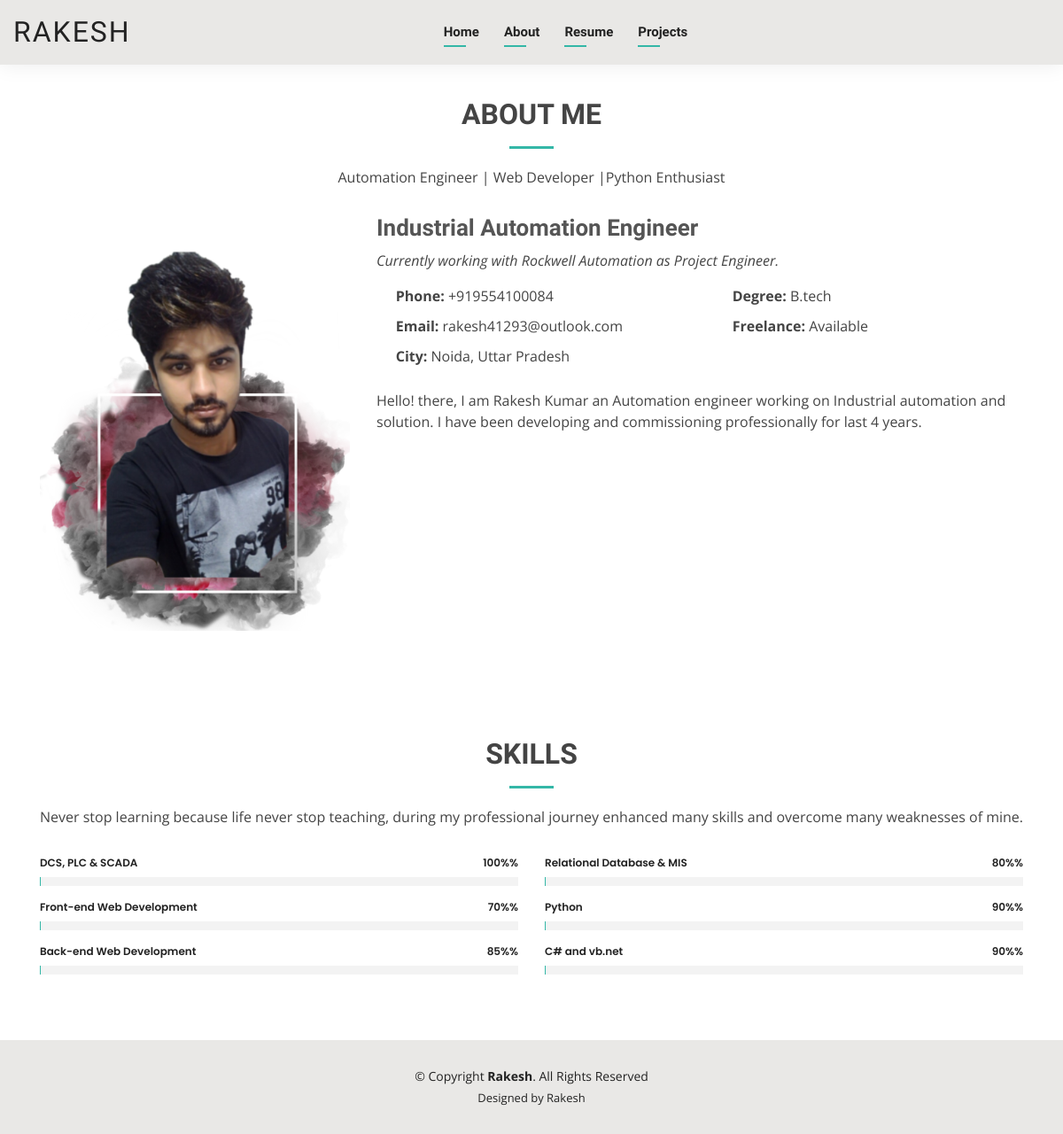
Page /about/ on the earlier database version.
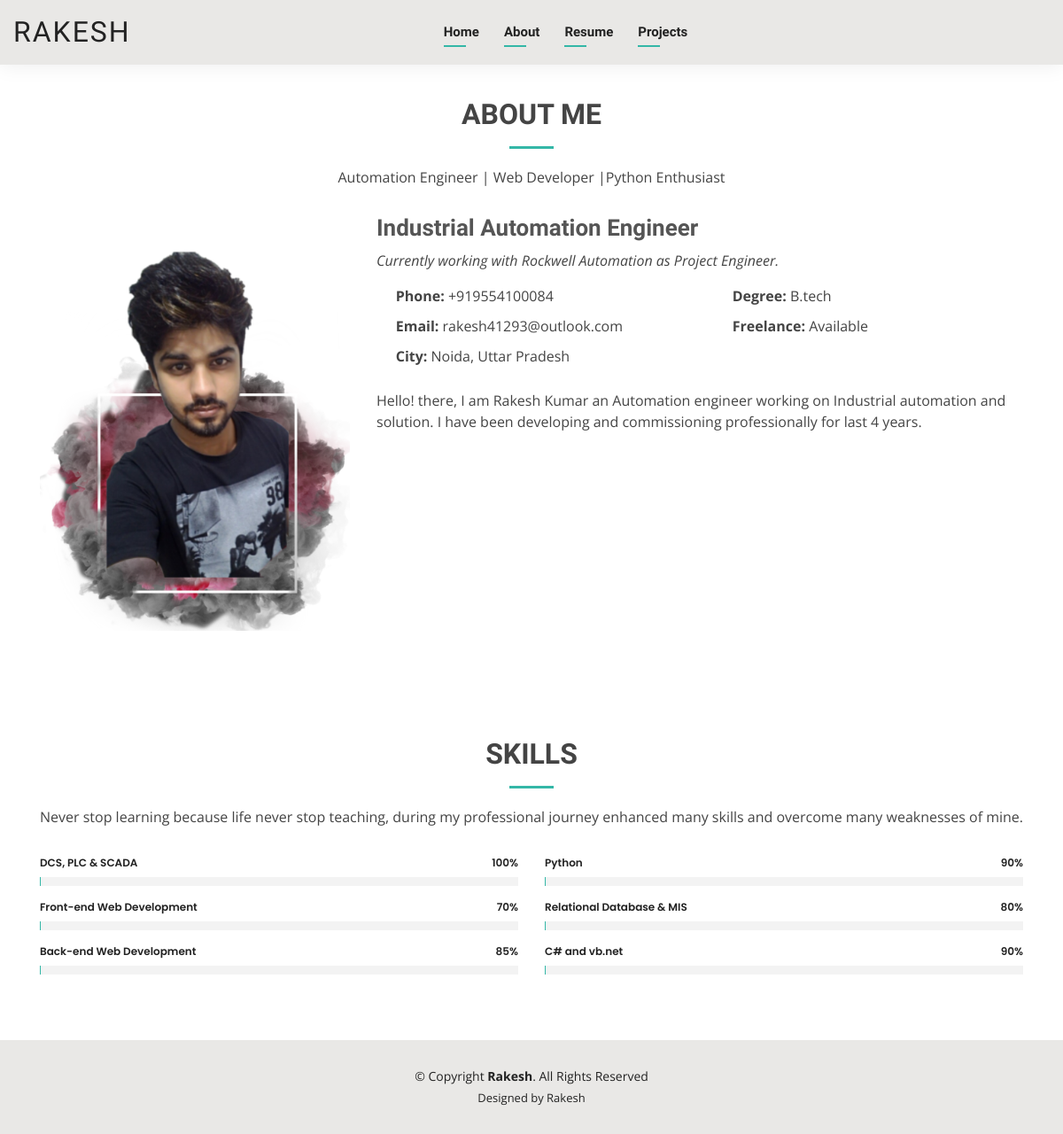
Same page on the later database version.
### rakesh/models.py (models this page shows, shortened)
class MyResumeModel(models.Model):
    my_name = models.CharField(max_length=100, null=True, blank=True)
    about_headline = models.TextField(null=True, blank=True)
    current_profile = models.CharField(max_length=100, null=True, blank=True)
    current_profile_details = models.TextField(null=True, blank=True)
    my_age = models.CharField(max_length=100, null=True, blank=True)
    my_phone = models.CharField(max_length=100, null=True, blank=True)
    my_current_location = models.CharField(max_length=100, null=True, blank=True)
    degree = models.CharField(max_length=100, null=True, blank=True)
    email = models.CharField(max_length=100, null=True, blank=True)
    freelance = models.CharField(max_length=100, null=True, blank=True)
    about_myself = models.TextField(null=True, blank=True)
    skills_details = models.TextField(null=True, blank=True)
    skill1 = models.CharField(max_length=100, null=True, blank=True)
    skill1_percentage = models.CharField(max_length=100, null=True, blank=True)
    skill2 = models.CharField(max_length=100, null=True, blank=True)
    skill2_percentage = models.CharField(max_length=100, null=True, blank=True)
    skill3 = models.CharField(max_length=100, null=True, blank=True)
    skill3_percentage = models.CharField(max_length=100, null=True, blank=True)
    skill4 = models.CharField(max_length=100, null=True, blank=True)
    skill4_percentage = models.CharField(max_length=100, null=True, blank=True)
    skill5 = models.CharField(max_length=100, null=True, blank=True)
    skill5_percentage = models.CharField(max_length=100, null=True, blank=True)
    skill6 = models.CharField(max_length=100, null=True, blank=True)
    skill6_percentage = models.CharField(max_length=100, null=True, blank=True)
    resume_summary = models.TextField(null=True, blank=True)
    education1_name = models.CharField(max_length=100, null=True, blank=True)
    education1_year = models.CharField(max_length=100, null=True, blank=True)
    education1_univ_name = models.TextField(null=True, blank=True)
    education1_board = models.CharField(max_length=100, null=True, blank=True)
    education2_name = models.CharField(max_length=100, null=True, blank=True)
    education2_year = models.CharField(max_length=100, null=True, blank=True)
    education2_univ_name = models.TextField(null=True, blank=True)
    education2_board = models.CharField(max_length=100, null=True, blank=True)
    exp1_profile = models.CharField(max_length=100, null=True, blank=True)
    exp1_duration = models.CharField(max_length=100, null=True, blank=True)
    exp1_company = models.CharField(max_length=100, null=True, blank=True)
    exp1_role1 = models.TextField(null=True, blank=True)
    exp1_role2 = models.TextField(null=True, blank=True)
    exp1_role3 = models.TextField(null=True, blank=True)
    exp2_profile = models.CharField(max_length=100, null=True, blank=True)
    exp2_duration = models.CharField(max_length=100, null=True, blank=True)
    exp2_company = models.CharField(max_length=100, null=True, blank=True)
    exp2_role1 = models.TextField(null=True, blank=True)
    exp2_role2 = models.TextField(null=True, blank=True)
    exp2_role3 = models.TextField(null=True, blank=True)
    exp3_profile = models.CharField(max_length=100, null=True, blank=True)
    exp3_duration = models.CharField(max_length=100, null=True, blank=True)
    exp3_company = models.CharField(max_length=100, null=True, blank=True)
    exp3_role1 = models.TextField(null=True, blank=True)
    exp3_role2 = models.TextField(null=True, blank=True)
    exp3_role3 = models.TextField(null=True, blank=True)

### rakesh/views.py (the view)
# urls.py: path('about/', views.about_page, name='about'),
def about_page(request):
    web_content = MyResumeModel.objects.get(my_name='Rakesh Kumar')
    context = {'web_content': web_content}
    return render(request, 'rakesh/about.html', context)

### rakesh/templates/rakesh/about.html (shortened to what this page needs)
{% extends 'rakesh/layout.html' %}
{% load static %}
{% block body %}
<main id="main">
  <section id="about" class="about">
    <div class="container" data-aos="fade-up">
      <div class="section-title">
        <h2>About Me</h2>
        <p>{{ web_content.about_headline}}</p>
      </div>
      <div class="row">
        <div class="col-lg-4">
          <img src="{% static 'images/me111.png' %}" class="img-fluid" alt="">
        </div>
        <div class="col-lg-8 pt-4 pt-lg-0 content">
          <h3>{{ web_content.current_profile}}</h3>
          <p class="font-italic">
            {{ web_content.current_profile_details}}
          </p>
          <div class="row">
            <div class="col-lg-6">
              <ul>
                <li><i class="icofont-rounded-right"></i> <strong>Phone:</strong> {{ web_content.my_phone }}</li>
                <li><i class="icofont-rounded-right"></i> <strong>Email:</strong> {{ web_content.email}}</li>
                <li><i class="icofont-rounded-right"></i> <strong>City:</strong> {{ web_content.my_current_location}}</li>
              </ul>
            </div>
            <div class="col-lg-6">
              <ul>
                <li><i class="icofont-rounded-right"></i> <strong>Degree:</strong> {{ web_content.degree }}</li>
                <li><i class="icofont-rounded-right"></i> <strong>Freelance:</strong> {{ web_content.freelance }}</li>
              </ul>
            </div>
          </div>
          <p>
              {{ web_content.about_myself }}
          </p>
        </div>
      </div>
    </div>
  </section>
  <section id="skills" class="skills">
    <div class="container" data-aos="fade-up">
      <div class="section-title">
        <h2>Skills</h2>
        <p>{{ web_content.skills_details}}</p>
      </div>
      <div class="row skills-content">
        <div class="col-lg-6">
          <div class="progress">
            <span class="skill">{{ web_content.skill1}} <i class="val">{{ web_content.skill1_percentage}}%</i></span>
            <div class="progress-bar-wrap">
            </div>
          </div>
          <div class="progress">
            <span class="skill">{{ web_content.skill2}} <i class="val">{{ web_content.skill2_percentage}}%</i></span>
            <div class="progress-bar-wrap">
            </div>
          </div>
          <div class="progress">
            <span class="skill">{{ web_content.skill3}}<i class="val">{{ web_content.skill3_percentage}}%</i></span>
            <div class="progress-bar-wrap">
            </div>
          </div>
        </div>
        <div class="col-lg-6">
          <div class="progress">
            <span class="skill">{{ web_content.skill4}} <i class="val">{{ web_content.skill4_percentage}}%</i></span>
            <div class="progress-bar-wrap">
            </div>
          </div>
          <div class="progress">
            <span class="skill">{{ web_content.skill5}}<i class="val">{{ web_content.skill5_percentage}}%</i></span>
            <div class="progress-bar-wrap">
            </div>
          </div>
          <div class="progress">
            <span class="skill">{{ web_content.skill6}} <i class="val">{{ web_content.skill6_percentage}}%</i></span>
            <div class="progress-bar-wrap">
            </div>
          </div>
        </div>
      </div>
    </div>
  </section>
</main>
{% endblock %}

Differences in the rows shown:
changed MyResumeModel "Industrial Automation Engineer": skill1_percentage "100%" → "100"; skill2_percentage "70%" → "70"; skill3_percentage "85%" → "85"; skill4 "Relational Database & MIS" → "Python"; skill4_percentage "80%" → "90"; skill5 "Python" → "Relational Database & MIS"; skill5_percentage "90%" → "80"; skill6_percentage "90%" → "90"
